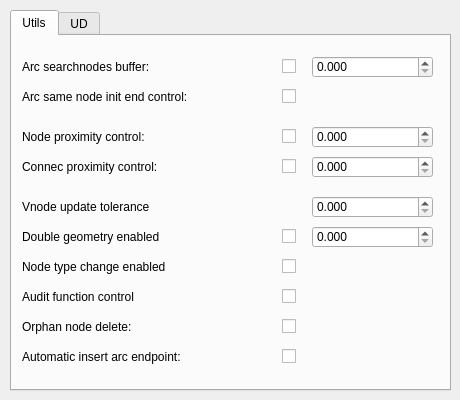
   <widget class="QWidget" name="tab">
    <attribute name="title">
     <string>Triggers</string>
    </attribute>
    <widget class="QTabWidget" name="Utils_2">
     <property name="geometry">
      <rect>
       <x>10</x>
       <y>10</y>
       <width>441</width>
       <height>381</height>
      </rect>
     </property>
     <property name="currentIndex">
      <number>0</number>
     </property>
     <widget class="QWidget" name="tab_17">
      <attribute name="title">
       <string>Utils</string>
      </attribute>
      <widget class="QLabel" name="label_samenode_init_end_control">
       <property name="geometry">
        <rect>
         <x>10</x>
         <y>50</y>
         <width>271</width>
         <height>22</height>
        </rect>
       </property>
       <property name="font">
        <font>
         <pointsize>9</pointsize>
        </font>
       </property>
       <property name="frameShape">
        <enum>QFrame::NoFrame</enum>
       </property>
       <property name="frameShadow">
        <enum>QFrame::Plain</enum>
       </property>
       <property name="text">
        <string>Arc same node init end control:</string>
       </property>
       <property name="textFormat">
        <enum>Qt::AutoText</enum>
       </property>
       <property name="scaledContents">
        <bool>false</bool>
       </property>
       <property name="alignment">
        <set>Qt::AlignLeading|Qt::AlignLeft|Qt::AlignVCenter</set>
       </property>
       <property name="margin">
        <number>3</number>
       </property>
      </widget>
      <widget class="QLabel" name="label_node_proximity_control">
       <property name="geometry">
        <rect>
         <x>10</x>
         <y>90</y>
         <width>271</width>
         <height>22</height>
        </rect>
       </property>
       <property name="font">
        <font>
         <pointsize>9</pointsize>
        </font>
       </property>
       <property name="frameShape">
        <enum>QFrame::NoFrame</enum>
       </property>
       <property name="frameShadow">
        <enum>QFrame::Plain</enum>
       </property>
       <property name="text">
        <string>Node proximity control:</string>
       </property>
       <property name="textFormat">
        <enum>Qt::AutoText</enum>
       </property>
       <property name="scaledContents">
        <bool>false</bool>
       </property>
       <property name="alignment">
        <set>Qt::AlignLeading|Qt::AlignLeft|Qt::AlignVCenter</set>
       </property>
       <property name="margin">
        <number>3</number>
       </property>
      </widget>
      <widget class="QDoubleSpinBox" name="arc_searchnodes">
       <property name="geometry">
        <rect>
         <x>300</x>
         <y>20</y>
         <width>121</width>
         <height>22</height>
        </rect>
       </property>
       <property name="decimals">
        <number>3</number>
       </property>
       <property name="singleStep">
        <double>0.010000000000000</double>
       </property>
      </widget>
      <widget class="QLabel" name="label_arc_searchnodes_buffer">
       <property name="geometry">
        <rect>
         <x>10</x>
         <y>20</y>
         <width>281</width>
         <height>22</height>
        </rect>
       </property>
       <property name="font">
        <font>
         <pointsize>9</pointsize>
        </font>
       </property>
       <property name="frameShape">
        <enum>QFrame::NoFrame</enum>
       </property>
       <property name="frameShadow">
        <enum>QFrame::Plain</enum>
       </property>
       <property name="text">
        <string>Arc searchnodes buffer:</string>
       </property>
       <property name="textFormat">
        <enum>Qt::AutoText</enum>
       </property>
       <property name="scaledContents">
        <bool>false</bool>
       </property>
       <property name="alignment">
        <set>Qt::AlignLeading|Qt::AlignLeft|Qt::AlignVCenter</set>
       </property>
       <property name="margin">
        <number>3</number>
       </property>
      </widget>
      <widget class="QDoubleSpinBox" name="connec_proximity">
       <property name="geometry">
        <rect>
         <x>300</x>
         <y>120</y>
         <width>121</width>
         <height>22</height>
        </rect>
       </property>
       <property name="decimals">
        <number>3</number>
       </property>
       <property name="singleStep">
        <double>0.010000000000000</double>
       </property>
      </widget>
      <widget class="QDoubleSpinBox" name="node_proximity">
       <property name="geometry">
        <rect>
         <x>300</x>
         <y>90</y>
         <width>121</width>
         <height>22</height>
        </rect>
       </property>
       <property name="decimals">
        <number>3</number>
       </property>
       <property name="singleStep">
        <double>0.010000000000000</double>
       </property>
      </widget>
      <widget class="QCheckBox" name="connec_proximity_control">
       <property name="geometry">
        <rect>
         <x>270</x>
         <y>120</y>
         <width>20</width>
         <height>21</height>
        </rect>
       </property>
       <property name="text">
        <string/>
       </property>
      </widget>
      <widget class="QLabel" name="label_connec_proximity_control">
       <property name="geometry">
        <rect>
         <x>10</x>
         <y>120</y>
         <width>271</width>
         <height>22</height>
        </rect>
       </property>
       <property name="font">
        <font>
         <pointsize>9</pointsize>
        </font>
       </property>
       <property name="frameShape">
        <enum>QFrame::NoFrame</enum>
       </property>
       <property name="frameShadow">
        <enum>QFrame::Plain</enum>
       </property>
       <property name="text">
        <string>Connec proximity control:</string>
       </property>
       <property name="textFormat">
        <enum>Qt::AutoText</enum>
       </property>
       <property name="scaledContents">
        <bool>false</bool>
       </property>
       <property name="alignment">
        <set>Qt::AlignLeading|Qt::AlignLeft|Qt::AlignVCenter</set>
       </property>
       <property name="margin">
        <number>3</number>
       </property>
      </widget>
      <widget class="QCheckBox" name="node_proximity_control">
       <property name="geometry">
        <rect>
         <x>270</x>
         <y>90</y>
         <width>20</width>
         <height>21</height>
        </rect>
       </property>
       <property name="text">
        <string/>
       </property>
      </widget>
      <widget class="QCheckBox" name="arc_searchnodes_control">
       <property name="geometry">
        <rect>
         <x>270</x>
         <y>20</y>
         <width>20</width>
         <height>21</height>
        </rect>
       </property>
       <property name="text">
        <string/>
       </property>
      </widget>
      <widget class="QCheckBox" name="samenode_init_end_control">
       <property name="geometry">
        <rect>
         <x>270</x>
         <y>50</y>
         <width>20</width>
         <height>21</height>
        </rect>
       </property>
       <property name="text">
        <string/>
       </property>
      </widget>
      <widget class="QDoubleSpinBox" name="vnode_update_tolerance">
       <property name="geometry">
        <rect>
         <x>300</x>
         <y>160</y>
         <width>121</width>
         <height>22</height>
        </rect>
       </property>
       <property name="decimals">
        <number>3</number>
       </property>
       <property name="singleStep">
        <double>0.010000000000000</double>
       </property>
      </widget>
      <widget class="QLabel" name="label_vnode_update_tolerance">
       <property name="geometry">
        <rect>
         <x>10</x>
         <y>160</y>
         <width>231</width>
         <height>22</height>
        </rect>
       </property>
       <property name="font">
        <font>
         <pointsize>9</pointsize>
        </font>
       </property>
       <property name="frameShape">
        <enum>QFrame::NoFrame</enum>
       </property>
       <property name="frameShadow">
        <enum>QFrame::Plain</enum>
       </property>
       <property name="text">
        <string>Vnode update tolerance</string>
       </property>
       <property name="textFormat">
        <enum>Qt::AutoText</enum>
       </property>
       <property name="scaledContents">
        <bool>false</bool>
       </property>
       <property name="alignment">
        <set>Qt::AlignLeading|Qt::AlignLeft|Qt::AlignVCenter</set>
       </property>
       <property name="margin">
        <number>3</number>
       </property>
      </widget>
      <widget class="QCheckBox" name="insert_double_geometry">
       <property name="geometry">
        <rect>
         <x>270</x>
         <y>190</y>
         <width>20</width>
         <height>21</height>
        </rect>
       </property>
       <property name="text">
        <string/>
       </property>
      </widget>
      <widget class="QLabel" name="label_double_geometry_enabled">
       <property name="geometry">
        <rect>
         <x>10</x>
         <y>190</y>
         <width>231</width>
         <height>22</height>
        </rect>
       </property>
       <property name="font">
        <font>
         <pointsize>9</pointsize>
        </font>
       </property>
       <property name="frameShape">
        <enum>QFrame::NoFrame</enum>
       </property>
       <property name="frameShadow">
        <enum>QFrame::Plain</enum>
       </property>
       <property name="text">
        <string>Double geometry enabled</string>
       </property>
       <property name="textFormat">
        <enum>Qt::AutoText</enum>
       </property>
       <property name="scaledContents">
        <bool>false</bool>
       </property>
       <property name="alignment">
        <set>Qt::AlignLeading|Qt::AlignLeft|Qt::AlignVCenter</set>
       </property>
       <property name="margin">
        <number>3</number>
       </property>
      </widget>
      <widget class="QDoubleSpinBox" name="buffer_value">
       <property name="geometry">
        <rect>
         <x>300</x>
         <y>190</y>
         <width>121</width>
         <height>22</height>
        </rect>
       </property>
       <property name="decimals">
        <number>3</number>
       </property>
       <property name="singleStep">
        <double>0.010000000000000</double>
       </property>
      </widget>
      <widget class="QCheckBox" name="nodetype_change_enabled">
       <property name="geometry">
        <rect>
         <x>270</x>
         <y>220</y>
         <width>20</width>
         <height>21</height>
        </rect>
       </property>
       <property name="text">
        <string/>
       </property>
      </widget>
      <widget class="QLabel" name="label_nodetype_change_enabled">
       <property name="geometry">
        <rect>
         <x>10</x>
         <y>220</y>
         <width>231</width>
         <height>22</height>
        </rect>
       </property>
       <property name="font">
        <font>
         <pointsize>9</pointsize>
        </font>
       </property>
       <property name="frameShape">
        <enum>QFrame::NoFrame</enum>
       </property>
       <property name="frameShadow">
        <enum>QFrame::Plain</enum>
       </property>
       <property name="text">
        <string>Node type change enabled</string>
       </property>
       <property name="textFormat">
        <enum>Qt::AutoText</enum>
       </property>
       <property name="scaledContents">
        <bool>false</bool>
       </property>
       <property name="alignment">
        <set>Qt::AlignLeading|Qt::AlignLeft|Qt::AlignVCenter</set>
       </property>
       <property name="margin">
        <number>3</number>
       </property>
      </widget>
      <widget class="QCheckBox" name="audit_function_control">
       <property name="geometry">
        <rect>
         <x>270</x>
         <y>250</y>
         <width>20</width>
         <height>21</height>
        </rect>
       </property>
       <property name="text">
        <string/>
       </property>
      </widget>
      <widget class="QLabel" name="label_audit_function_control">
       <property name="geometry">
        <rect>
         <x>10</x>
         <y>250</y>
         <width>231</width>
         <height>22</height>
        </rect>
       </property>
       <property name="font">
        <font>
         <pointsize>9</pointsize>
        </font>
       </property>
       <property name="frameShape">
        <enum>QFrame::NoFrame</enum>
       </property>
       <property name="frameShadow">
        <enum>QFrame::Plain</enum>
       </property>
       <property name="text">
        <string>Audit function control</string>
       </property>
       <property name="textFormat">
        <enum>Qt::AutoText</enum>
       </property>
       <property name="scaledContents">
        <bool>false</bool>
       </property>
       <property name="alignment">
        <set>Qt::AlignLeading|Qt::AlignLeft|Qt::AlignVCenter</set>
       </property>
       <property name="margin">
        <number>3</number>
       </property>
      </widget>
      <widget class="QCheckBox" name="orphannode_delete">
       <property name="geometry">
        <rect>
         <x>270</x>
         <y>280</y>
         <width>20</width>
         <height>21</height>
        </rect>
       </property>
       <property name="text">
        <string/>
       </property>
      </widget>
      <widget class="QLabel" name="label_orphannode_delete">
       <property name="geometry">
        <rect>
         <x>10</x>
         <y>280</y>
         <width>261</width>
         <height>22</height>
        </rect>
       </property>
       <property name="font">
        <font>
         <pointsize>9</pointsize>
        </font>
       </property>
       <property name="frameShape">
        <enum>QFrame::NoFrame</enum>
       </property>
       <property name="frameShadow">
        <enum>QFrame::Plain</enum>
       </property>
       <property name="text">
        <string>Orphan node delete:</string>
       </property>
       <property name="textFormat">
        <enum>Qt::AutoText</enum>
       </property>
       <property name="scaledContents">
        <bool>false</bool>
       </property>
       <property name="alignment">
        <set>Qt::AlignLeading|Qt::AlignLeft|Qt::AlignVCenter</set>
       </property>
       <property name="margin">
        <number>3</number>
       </property>
      </widget>
      <widget class="QLabel" name="label_nodeinsert_arcendpoint_2">
       <property name="geometry">
        <rect>
         <x>10</x>
         <y>310</y>
         <width>261</width>
         <height>21</height>
        </rect>
       </property>
       <property name="font">
        <font>
         <pointsize>9</pointsize>
        </font>
       </property>
       <property name="frameShape">
        <enum>QFrame::NoFrame</enum>
       </property>
       <property name="frameShadow">
        <enum>QFrame::Plain</enum>
       </property>
       <property name="text">
        <string>Automatic insert arc endpoint:</string>
       </property>
       <property name="textFormat">
        <enum>Qt::AutoText</enum>
       </property>
       <property name="scaledContents">
        <bool>false</bool>
       </property>
       <property name="alignment">
        <set>Qt::AlignLeading|Qt::AlignLeft|Qt::AlignVCenter</set>
       </property>
       <property name="margin">
        <number>3</number>
       </property>
      </widget>
      <widget class="QCheckBox" name="nodeinsert_arcendpoint">
       <property name="geometry">
        <rect>
         <x>270</x>
         <y>310</y>
         <width>20</width>
         <height>21</height>
        </rect>
       </property>
       <property name="text">
        <string/>
       </property>
      </widget>
     </widget>
     <widget class="QWidget" name="tab_24">
      <attribute name="title">
       <string>UD</string>
      </attribute>
      <widget class="QCheckBox" name="slope_arc_direction">
       <property name="geometry">
        <rect>
         <x>320</x>
         <y>30</y>
         <width>20</width>
         <height>21</height>
        </rect>
       </property>
       <property name="text">
        <string/>
       </property>
      </widget>
      <widget class="QLabel" name="label_slope_arc_direction">
       <property name="geometry">
        <rect>
         <x>10</x>
         <y>30</y>
         <width>301</width>
         <height>22</height>
        </rect>
       </property>
       <property name="font">
        <font>
         <pointsize>9</pointsize>
        </font>
       </property>
       <property name="frameShape">
        <enum>QFrame::NoFrame</enum>
       </property>
       <property name="frameShadow">
        <enum>QFrame::Plain</enum>
       </property>
       <property name="text">
        <string>Geometry direction as slope arc direction:</string>
       </property>
       <property name="textFormat">
        <enum>Qt::AutoText</enum>
       </property>
       <property name="scaledContents">
        <bool>false</bool>
       </property>
       <property name="alignment">
        <set>Qt::AlignLeading|Qt::AlignLeft|Qt::AlignVCenter</set>
       </property>
       <property name="margin">
        <number>3</number>
       </property>
      </widget>
     </widget>
    </widget>
   </widget>
